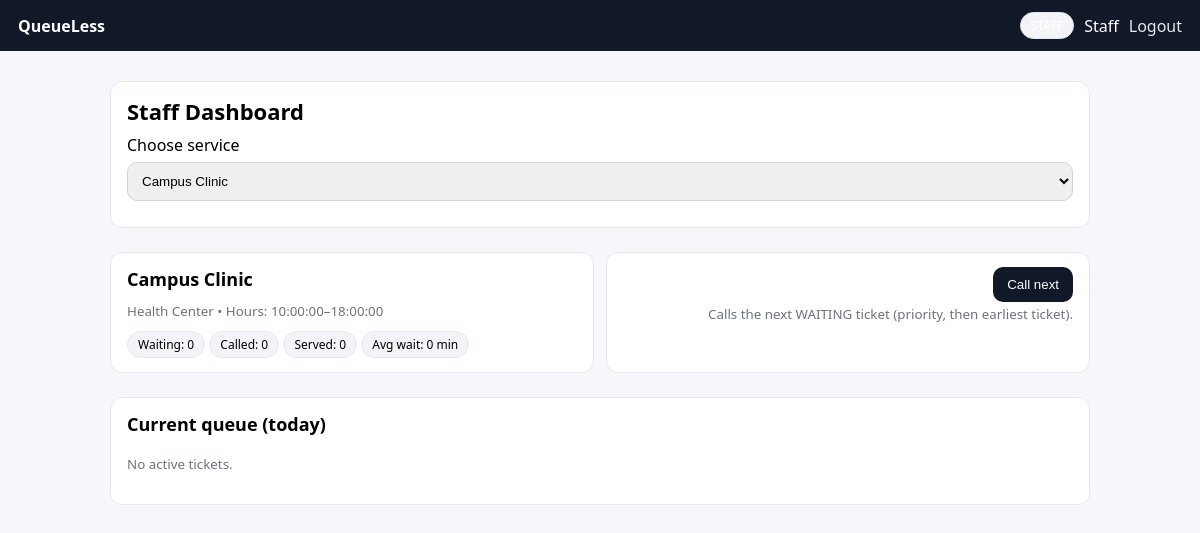
/public/staff.php?service_id=2 (signed in), run on the app's committed database.
### tables this page shows
CREATE TABLE IF NOT EXISTS services (
  id INT AUTO_INCREMENT PRIMARY KEY,
  name VARCHAR(160) NOT NULL,
  location VARCHAR(220) NOT NULL,
  open_time TIME NOT NULL,
  close_time TIME NOT NULL,
  avg_service_minutes INT NOT NULL DEFAULT 5,
  is_active TINYINT(1) NOT NULL DEFAULT 1,
  created_at DATETIME NOT NULL
);

### app/db.php (called while the page is built, shortened)
<?php
function db(): PDO {
  static $pdo = null;
  if ($pdo instanceof PDO) return $pdo;
  $config = require __DIR__ . '/../config/config.php';
  $db = $config['db'];
  $dsn = sprintf(
    'mysql:host=%s;port=%d;dbname=%s;charset=%s',
    $db['host'],
    (int)$db['port'],
    $db['name'],
    $db['charset'] ?? 'utf8mb4'
  );
  $pdo = new PDO($dsn, $db['user'], $db['pass'], [
    PDO::ATTR_ERRMODE => PDO::ERRMODE_EXCEPTION,
    PDO::ATTR_DEFAULT_FETCH_MODE => PDO::FETCH_ASSOC,
    PDO::ATTR_EMULATE_PREPARES => false,
  ]);
  return $pdo;
}

### app/services.php (called while the page is built, shortened)
<?php
function services_all_active(): array {
  $stmt = db()->query('SELECT id, name, location, is_active, open_time, close_time, avg_service_minutes FROM services ORDER BY name');
  return $stmt->fetchAll();
}
function service_get(int $service_id): ?array {
  $stmt = db()->prepare('SELECT * FROM services WHERE id = ?');
  $stmt->execute([$service_id]);
  $s = $stmt->fetch();
  return $s ?: null;
}

### app/helpers.php (called while the page is built, shortened)
<?php
function e(string $s): string {
  return htmlspecialchars($s, ENT_QUOTES | ENT_SUBSTITUTE, 'UTF-8');
}

### app/analytics.php (called while the page is built, shortened)
<?php
function analytics_service_summary(int $service_id): array {
  $stmt = db()->prepare('
    SELECT
      SUM(status="WAITING") AS waiting,
      SUM(status="CALLED") AS called,
      SUM(status="SERVED") AS served,
      SUM(status="NOSHOW") AS noshow
    FROM queue_tickets
    WHERE service_id = ? AND queue_date = CURDATE()
  ');
  $stmt->execute([$service_id]);
  $counts = $stmt->fetch() ?: [];
  $stmt = db()->prepare('
    SELECT AVG(TIMESTAMPDIFF(MINUTE, joined_at, served_at)) AS avg_total_wait
    FROM queue_tickets
    WHERE service_id = ? AND queue_date = CURDATE() AND status = "SERVED" AND served_at IS NOT NULL
  ');
  $stmt->execute([$service_id]);
  $avg = $stmt->fetch();
  return [
    'waiting' => (int)($counts['waiting'] ?? 0),
    'called' => (int)($counts['called'] ?? 0),
    'served' => (int)($counts['served'] ?? 0),
    'noshow' => (int)($counts['noshow'] ?? 0),
    'avg_total_wait_min' => (int)round((float)($avg['avg_total_wait'] ?? 0)),
  ];
}

### app/queue.php (called while the page is built, shortened)
<?php
function queue_list_waiting(int $service_id): array {
  $stmt = db()->prepare('
    SELECT qt.id, qt.ticket_no, qt.status, qt.joined_at,
           u.name AS user_name
    FROM queue_tickets qt
    JOIN users u ON u.id = qt.user_id
    WHERE qt.service_id = ? AND qt.queue_date = CURDATE() AND qt.status IN ("WAITING","CALLED")
    ORDER BY qt.status DESC, qt.ticket_no ASC
  ');
  $stmt->execute([$service_id]);
  return $stmt->fetchAll();
}

### public/staff.php (the view, shortened to what this page needs)
<?php
require_once __DIR__ . '/_layout_top.php';
$services = services_all_active();
$service_id = (int)($_GET['service_id'] ?? 0);
$service = $service_id ? service_get($service_id) : null;
$list = $service_id ? queue_list_waiting($service_id) : [];
$summary = $service_id ? analytics_service_summary($service_id) : null;
?>
<div class="card">
  <h1>Staff Dashboard</h1>
  <form method="get">
    <label>Choose service</label>
    <select name="service_id" onchange="this.form.submit()">
      <?php foreach ($services as $s): ?>
        <option value="<?= (int)$s['id'] ?>" <?= ((int)$s['id'] === $service_id) ? 'selected' : '' ?>>
          <?= e($s['name']) ?><?= ((int)$s['is_active'] ? '' : ' (inactive)') ?>
        </option>
      <?php endforeach; ?>
    </select>
  </form>
</div>
<?php if ($service): ?>
  <div class="row">
    <div class="col card">
      <h2><?= e($service['name']) ?></h2>
      <div><small><?= e($service['location']) ?> • Hours: <?= e($service['open_time']) ?>–<?= e($service['close_time']) ?></small></div>
      <?php if ($summary): ?>
        <div style="margin-top:10px;">
          <span class="badge">Waiting: <?= (int)$summary['waiting'] ?></span>
          <span class="badge">Called: <?= (int)$summary['called'] ?></span>
          <span class="badge">Served: <?= (int)$summary['served'] ?></span>
          <span class="badge">Avg wait: <?= (int)$summary['avg_total_wait_min'] ?> min</span>
        </div>
      <?php endif; ?>
    </div>
    <div class="col card" style="text-align:right;">
      <form method="post" action="api/staff_call_next.php" style="margin:0;">
        <button class="btn" type="submit">Call next</button>
      </form>
      <small>Calls the next WAITING ticket (priority, then earliest ticket).</small>
    </div>
  </div>
  <div class="card">
    <h2>Current queue (today)</h2>
    <?php if (count($list) === 0): ?>
      <p><small>No active tickets.</small></p>
    <?php endif; ?>
  </div>
<?php endif; ?>
<?php require_once __DIR__ . '/_layout_bottom.php'; ?>

### public/assets/style.css (style rules this page uses)
body { font-family: system-ui, -apple-system, Segoe UI, Roboto, Arial, sans-serif; margin: 0; background: #f6f7fb; }
.card { background: #fff; border: 1px solid #e6e8ef; border-radius: 12px; padding: 14px 16px; margin: 12px 0; }
h1 { margin: 0 0 8px 0; font-size: 22px; }
h2 { margin: 0 0 8px 0; font-size: 18px; }
.badge { display:inline-block; padding: 4px 10px; border-radius: 999px; font-size: 12px; border: 1px solid #e6e8ef; background:#f2f4f8; }
.row { display:flex; gap:12px; flex-wrap: wrap; }
.col { flex: 1; min-width: 260px; }
.btn { display:inline-block; padding: 10px 14px; border-radius: 10px; background:#111827; color:#fff; text-decoration:none; border:0; cursor:pointer; }
input, select { width: 100%; padding: 10px; border:1px solid #d1d5db; border-radius:10px; box-sizing:border-box; margin: 6px 0 12px; }
small { color:#6b7280; }

### data on the page
services: name "Campus Clinic", location "Health Center", open_time "10:00:00", close_time "18:00:00"

### other printed values
$u['name'] "Staff"
$summary['waiting'] "0"
$summary['called'] "0"
$summary['served'] "0"
$summary['avg_total_wait_min'] "0"
form field service_id "Campus Clinic"
